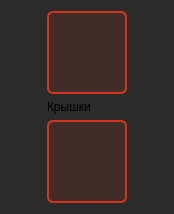
<?xml version="1.0" encoding="UTF-8"?>
<ui version="4.0">
 <class>WidgetLidControl</class>
 <widget class="QWidget" name="WidgetLidControl">
  <property name="geometry">
   <rect>
    <x>0</x>
    <y>0</y>
    <width>174</width>
    <height>214</height>
   </rect>
  </property>
  <property name="sizePolicy">
   <sizepolicy hsizetype="Expanding" vsizetype="Minimum">
    <horstretch>0</horstretch>
    <verstretch>0</verstretch>
   </sizepolicy>
  </property>
  <property name="maximumSize">
   <size>
    <width>174</width>
    <height>16777215</height>
   </size>
  </property>
  <property name="windowTitle">
   <string/>
  </property>
  <property name="styleSheet">
   <string notr="true">QWidget
{
	background-color: rgb(43, 43, 43);
}

QPushButton
{
	
	background-color: rgba(32, 156, 19, 83);
    border: 2px solid line;
    border-radius: 6px;
   
	border-color: rgb(30, 221, 78);
}

QPushButton:checked
{
	
	background-color: rgba(204, 53, 10, 62);
    border: 2px solid line;
    border-radius: 6px;	
	border-color: rgb(215, 50, 28);
}

QLineEdit
{
	
	background-color: rgba(32, 156, 19, 83);
    border: 2px solid line;
    border-radius: 6px;
   
	border-color: rgb(30, 221, 78);
}</string>
  </property>
  <layout class="QGridLayout" name="gridLayout">
   <item row="2" column="0">
    <widget class="QPushButton" name="butRightLid">
     <property name="sizePolicy">
      <sizepolicy hsizetype="Minimum" vsizetype="Expanding">
       <horstretch>0</horstretch>
       <verstretch>0</verstretch>
      </sizepolicy>
     </property>
     <property name="maximumSize">
      <size>
       <width>80</width>
       <height>16777215</height>
      </size>
     </property>
     <property name="styleSheet">
      <string notr="true">QPushButton
{
   background-color: rgba(204, 53, 10, 32);
    border: 2px solid line;
    border-radius: 6px;	
	border-color: rgb(215, 50, 28);
   
   
	image: url(:/newPrefix/ButtonOff2.png);

}

QPushButton::checked
{
	
	background-color: rgba(32, 156, 19, 33);
    border: 2px solid line;
    border-radius: 6px;
   
	border-color: rgb(66, 197, 37);
   
	image: url(:/newPrefix/ButtonOn2.png);
}</string>
     </property>
     <property name="text">
      <string/>
     </property>
     <property name="checkable">
      <bool>true</bool>
     </property>
     <property name="checked">
      <bool>false</bool>
     </property>
    </widget>
   </item>
   <item row="0" column="0">
    <widget class="QPushButton" name="butLeftLid">
     <property name="sizePolicy">
      <sizepolicy hsizetype="Minimum" vsizetype="Expanding">
       <horstretch>0</horstretch>
       <verstretch>0</verstretch>
      </sizepolicy>
     </property>
     <property name="maximumSize">
      <size>
       <width>80</width>
       <height>16777215</height>
      </size>
     </property>
     <property name="styleSheet">
      <string notr="true">QPushButton
{
   background-color: rgba(204, 53, 10, 32);
    border: 2px solid line;
    border-radius: 6px;	
	border-color: rgb(215, 50, 28);
   
   
	image: url(:/newPrefix/ButtonOff2.png);

}

QPushButton::checked
{
	
	background-color: rgba(32, 156, 19, 33);
    border: 2px solid line;
    border-radius: 6px;
   
	border-color: rgb(66, 197, 37);
   
	image: url(:/newPrefix/ButtonOn2.png);
}</string>
     </property>
     <property name="text">
      <string/>
     </property>
     <property name="checkable">
      <bool>true</bool>
     </property>
     <property name="checked">
      <bool>false</bool>
     </property>
    </widget>
   </item>
   <item row="1" column="0">
    <widget class="QLabel" name="label">
     <property name="text">
      <string>Крышки</string>
     </property>
    </widget>
   </item>
  </layout>
 </widget>
 <resources>
  <include location="Images.qrc"/>
 </resources>
 <connections/>
</ui>
